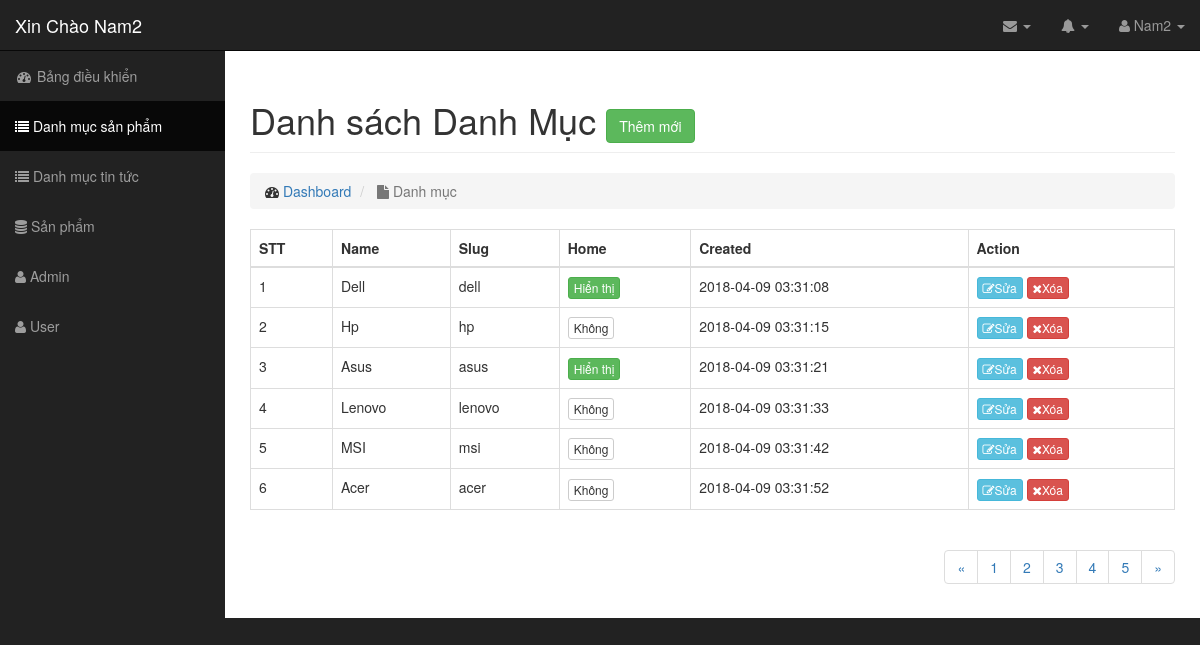
The page /admin/modules/category/index.php (signed in) on the database its author committed.
### tables this page shows
CREATE TABLE `category` (
  `id` int(11) NOT NULL,
  `name` varchar(100) DEFAULT NULL,
  `slug` varchar(100) DEFAULT NULL,
  `image` varchar(100) DEFAULT NULL,
  `banner` varchar(100) DEFAULT NULL,
  `home` tinyint(4) DEFAULT '0',
  `status` tinyint(4) DEFAULT '1',
  `created_at` timestamp NULL DEFAULT CURRENT_TIMESTAMP,
  `updated_at` timestamp NULL DEFAULT CURRENT_TIMESTAMP ON UPDATE CURRENT_TIMESTAMP
);

### libraries/Database.php (called while the page is built, shortened)
<?php
    class Database
    {
        public $link;
        public function __construct()
        {
            $this->link = mysqli_connect("localhost","root","","tutphp") or die ();
            mysqli_set_charset($this->link,"utf8");
        }
         public function fetchAll($table)
        {
            $sql = "SELECT * FROM {$table} WHERE 1" ;
            $result = mysqli_query($this->link,$sql) or die("Lỗi Truy Vấn fetchAll " .mysqli_error($this->link));
            $data = [];
            if( $result)
            {
                while ($num = mysqli_fetch_assoc($result))
                {
                    $data[] = $num;
                }
            }
            return $data;
        }
    }
?>

### admin/autoload/autoload.php (called while the page is built, shortened)
<?php
    require_once __DIR__ ."/../../libraries/Database.php";
    $db= new Database();
?>

### admin/modules/category/index.php (the view, shortened to what this page needs)
<?php
    require_once __DIR__ ."/../../autoload/autoload.php";
    $category = $db->fetchAll("category");
?>
<?php require_once __DIR__ ."/../../layouts/header.php"; ?>
<div class="row">
    <div class="col-lg-12">
        <h1 class="page-header">
            Danh sách Danh Mục
            <a href="add.php" class="btn btn-success"> Thêm mới</a>
        </h1>
        <ol class="breadcrumb">
            <li>
                <i class="fa fa-dashboard"></i>  <a href="index.html">Dashboard</a>
            </li>
            <li class="active">
                <i class="fa fa-file"></i> Danh mục
            </li>
        </ol>
        </div>
</div>
<div class="row">
    <div class="col-md-12">
          <div class="table-responsive">
        <table class="table table-bordered table-hover">
            <thead>
                <tr>
                    <th>STT</th>
                    <th>Name</th>
                    <th>Slug</th>
                    <th>Home</th>
                    <th>Created</th>
                    <th>Action</th>
                </tr>
            </thead>
            <tbody>
                <?php $stt=1; foreach ($category as $item): ?>
                    <tr>
                        <td><?php echo $stt ?></td>
                        <td><?php echo $item['name'] ?></td>
                        <td><?php echo $item['slug']?></td>
                         <td>
                             <a href="home.php?id=<?php echo $item['id']?>" class="btn btn-xs <?php echo $item['home'] == 1 ? 'btn-success' : 'btn-default' ?>">
                                 <?php echo $item['home'] == 1 ? 'Hiển thị' : 'Không'?>
                             </a>
                         </td>
                        <td><?php echo $item['created_at']?></td>
                        <td>
                            <a class="btn btn-xs btn-info" href="edit.php ?id=<?php echo $item['id'] ?>"><i class="fa fa-edit"></i>Sửa</a>
                            <a class="btn btn-xs btn-danger"href="delete.php?id=<?php echo $item['id'] ?>"><i class="fa fa-times"></i>Xóa</a>
                        </td>
                    </tr>
                <?php $stt++; endforeach; ?>
            </tbody>
        </table>
              <div class="pull-right">
              <nav aria-label="Page navigation">
                     <ul class="pagination">
                <li>
                    <a href="#" aria-label="Previous">
                    <span aria-hidden="true">&laquo;</span>
                    </a>
                </li>
                <li><a href="#">1</a></li>
                <li><a href="#">2</a></li>
                <li><a href="#">3</a></li>
                <li><a href="#">4</a></li>
                <li><a href="#">5</a></li>
                <li>
                    <a href="#" aria-label="Next">
                    <span aria-hidden="true">&raquo;</span>
                    </a>
                </li>
            </ul>
              </nav>
              </div>
    </div>
</div>
<?php require_once __DIR__ ."/../../layouts/footer.php"; ?>

### public/admin/css/sb-admin.css (style rules this page uses)
body { margin-top: 100px; background-color: #222; }
@media (min-width:768px) { body { margin-top: 50px; } }

### rows shown on the page
category: name "Dell", slug "dell", home "Hiển thị", created_at "2018-04-09 03:31:08"
category: name "Hp", slug "hp", home "Không", created_at "2018-04-09 03:31:15"
category: name "Asus", slug "asus", home "Hiển thị", created_at "2018-04-09 03:31:21"
category: name "Lenovo", slug "lenovo", home "Không", created_at "2018-04-09 03:31:33"
category: name "MSI", slug "msi", home "Không", created_at "2018-04-09 03:31:42"
category: name "Acer", slug "acer", home "Không", created_at "2018-04-09 03:31:52"

### other values the page prints
$_SESSION['admin_name'] "Nam2"
